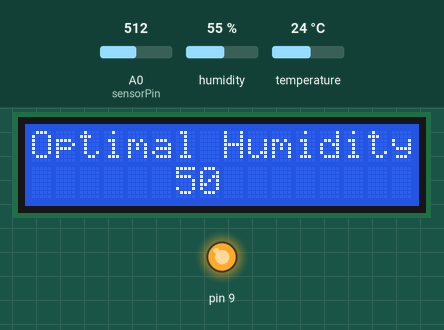
The sketch below on a simulated Arduino Uno, built with avr-gcc and run on an emulated ATmega328P. Shown: 16×2 character LCD, output pins drawn as LEDs (lit = HIGH). The test bench sets the inputs (shaded band); at power-on: humidity 55 %, A0 (sensorPin) = 512, temperature 24 °C.

Above: at 1.2 s.
1.3 s: humidity set to 49 %
At 4.0 s:
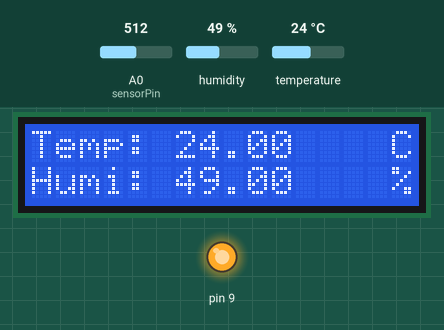
4.3 s: humidity set to 46 %
At 5.1 s:
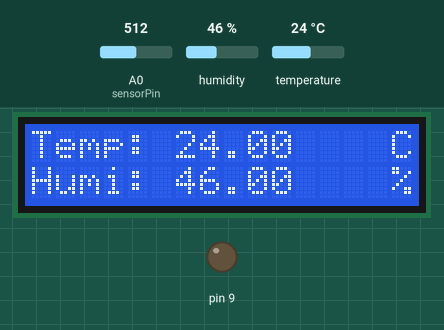
5.8 s: A0 (sensorPin) set to 533
At 6.3 s:
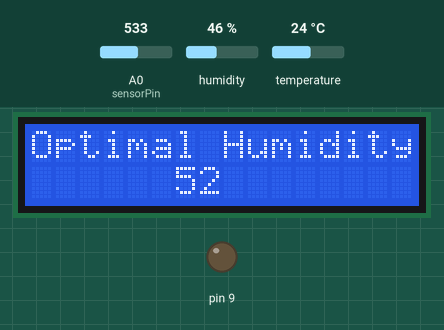
7.3 s: temperature set to 12 °C
At 10.0 s:
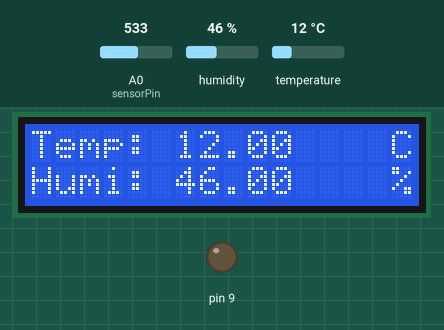
10.3 s: A0 (sensorPin) set to 511
At 10.9 s:
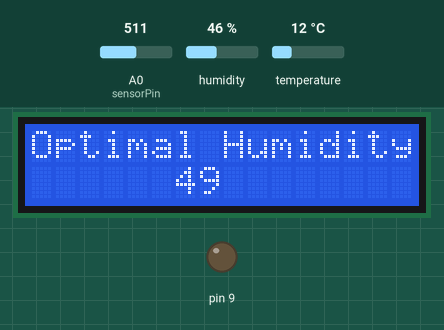
11.8 s: A0 (sensorPin) set to 462
At 13.0 s:
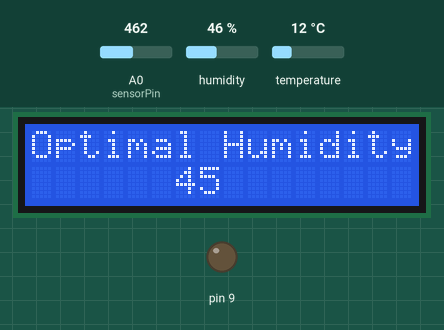
13.3 s: A0 (sensorPin) set to 439
Timing chart, 0 to 16.3 s (numbered marks = the images above; inputs shaded):
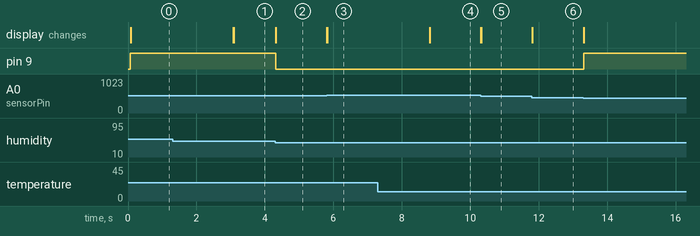

Measured:
- the behaviour switches between 48 and 47 % on humidity (found by bisection; images 1 and 2)
- the behaviour switches between 521 and 522 on A0 (sensorPin) (found by bisection; images 2 and 3)
- after the input at 4.3 s, pin 9: HIGH → LOW at once; the display: changes at once (image 2)
- after the input at 5.8 s, the display: first changes at once (image 3 shows a later state)
- after the input at 10.3 s, the display: first changes at once (image 5 shows a later state)
- after the input at 11.8 s, the display: first changes at once (image 6 shows a later state)
- after the input at 13.3 s, pin 9: LOW → HIGH at once

The sketch:

temp-and-humi-arduino-current-el.ino
```cpp
#include <LiquidCrystal.h> // includes the LiquidCrystal Library
#include <dht.h>
#define dataPin 8

LiquidCrystal lcd(11, 10, 5, 4, 3, 2); // Creates an LCD object. Parameters: (rs, enable, d4, d5, d6, d7)
dht DHT;

int sensorPin = A0;
int adc = 0;
int ma = 0, ma_prv = 0;
float relay = 0;
unsigned long Time_Stamp;
bool LCD_Ready;

void setup()
{
  pinMode(9, OUTPUT);

	lcd.begin(16,2); // Initializes the interface to the LCD screen, and specifies the dimensions (width and height) of the display
}

void loop()
{
	int readData = DHT.read22(dataPin);
	float t = DHT.temperature;
	float h = DHT.humidity;

  unsigned char LCD_BUFF[16];
	 // Sets the location at which subsequent text written to the LCD will be displayed
	 // Prints string "Temp." on the LCD

	//Print temperature value in Celcius and Fahrenheit every alternate cycle
    adc = analogRead(sensorPin);
    ma = map(adc, 0, 1023, 0, 100);

    if(ma != ma_prv){
      ma_prv = ma;
      int (ma);
      Time_Stamp = millis();
      lcd.clear();
    }
    else if((millis() - Time_Stamp) < 3000){
      lcd.setCursor(0, 0);
      lcd.print("Optimal Humidity");

      lcd.setCursor(0, 1);
      lcd.setCursor(6, 1);
      lcd.print(ma);

      LCD_Ready = 0;
    }
    else if(LCD_Ready){
      lcd.setCursor(0,0);  lcd.print("Temp: ");
      lcd.setCursor(15,0); lcd.print("C");

      lcd.setCursor(0,1); lcd.print("Humi: ");
      lcd.setCursor(15,1); lcd.print("%");

      lcd.setCursor(6,0);
		  lcd.print(t); // Prints the temperature value from the sensor
		  lcd.setCursor(6,1);
	    lcd.print(h);
    }
    else if(!LCD_Ready) {lcd.clear(); LCD_Ready = 1;}

    relay = (ma - h);

    if(relay >= 3 )
    {
      digitalWrite(9, LOW);
    }
    else if(relay <= -3)
    {
      digitalWrite(9, HIGH);
    }

}
```
